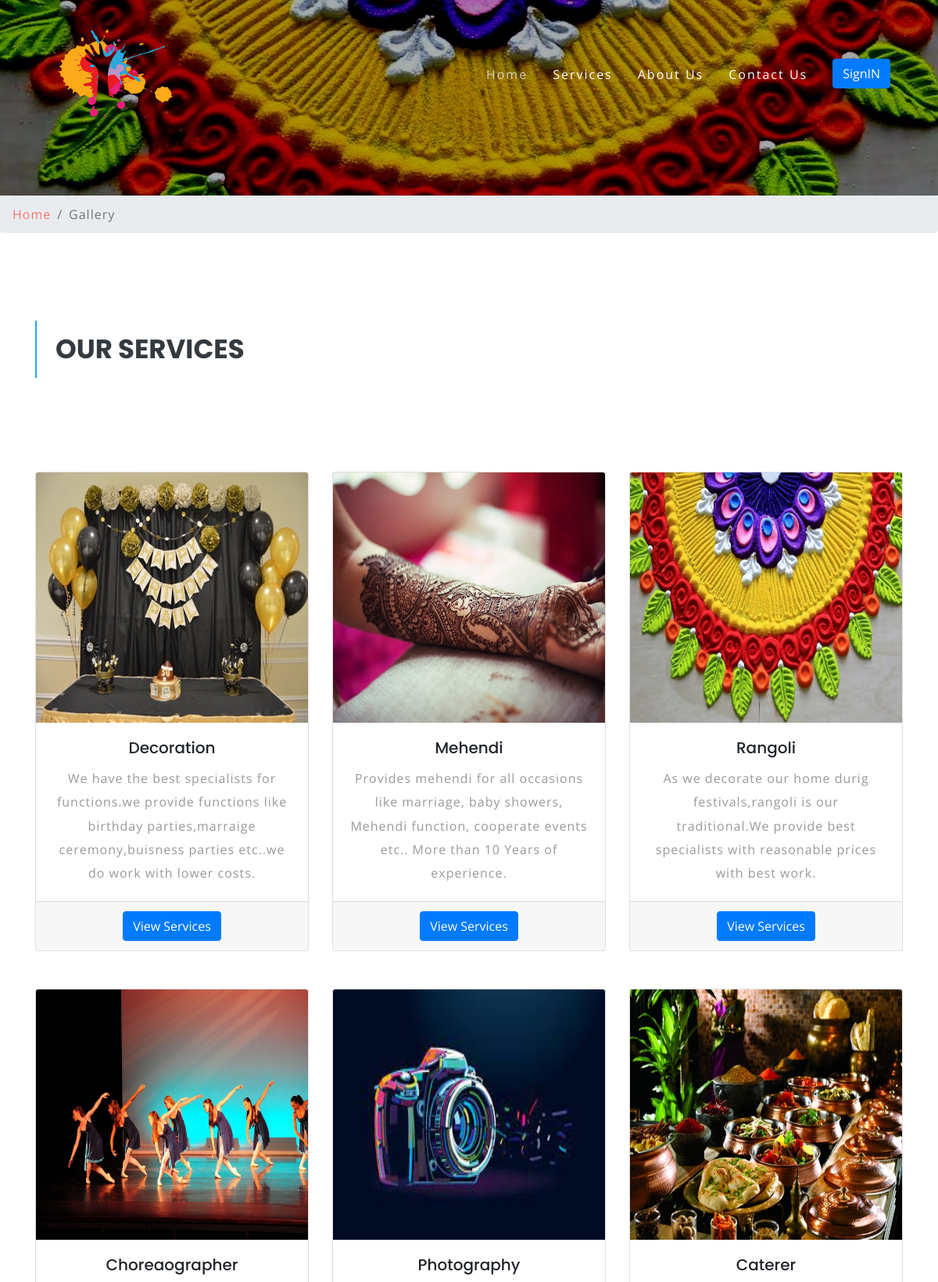
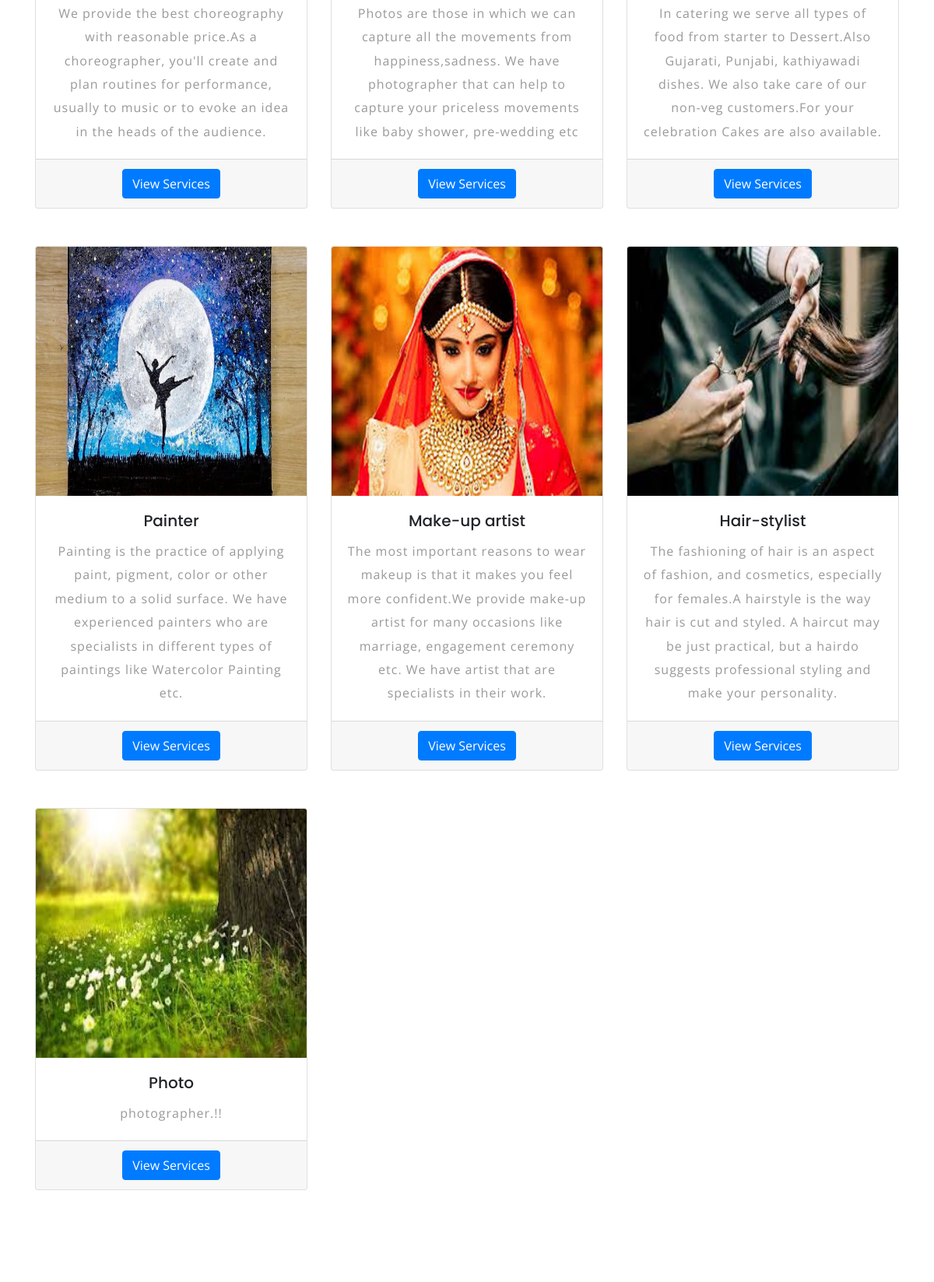
Page /services/ (upper part) on the committed database (2 pictures, top to bottom).
### artist/models.py (models this page shows, shortened)
class Services(models.Model):
	s_id = models.AutoField(primary_key=True)
	service = models.CharField(max_length=100)
	s_image = models.ImageField(upload_to='artist/images')
	description = models.CharField(max_length=255)

### artist/views.py (the view)
# urls.py: path('services/', views.services, name="Services"),
def services(request):
	s = Services.objects.all()
	yes = "no"
	return render(request, 'services.html', {
		'service' : s,
		'yes' : yes,
		})

### artist/templates/services.html (shortened to what this page needs)
{% extends 'basic.html' %}
{% load static %}
{% block body %}
	<div class="banner2-w3ls">
	</div>
	<div class="breadcrumb-agile">
		<nav aria-label="breadcrumb">
			<ol class="breadcrumb">
				<li class="breadcrumb-item">
					<a href="/">Home</a>
				</li>
				<li class="breadcrumb-item active" aria-current="page">Gallery</li>
			</ol>
		</nav>
	</div>
<section class="news-w3ls py-5">
		<div class="container py-xl-5 py-lg-3">
			<div class="row">
				<div class="col-lg-5 agileits_works-grid">
					<h3 class="tittle mb-xl-5 mb-4 text-dark text-uppercase font-weight-bold pl-4 py-3">OUR SERVICES</h3>
				</div>
				<div class="col-lg-7 para-right-title">
					<p class="py-3">
					</p>
				</div>
			</div>
			<div class="row package-grids mt-5">
				{% for i in service %}
				<div class="col-md-4 posts-w3ls my-4">
					<div class="card shadow">
					  <img src="{{ i.s_image.url }}" class="card-img-top" style="height: 40vh;">
					  <div class="card-body text-center">
					    <h5 class="card-title">{{i.service}}</h5>
					    <p class="card-text">{{ i.description }}</p>
					  </div>
					  <div class="card-footer text-center">
					  	<a href="/subservice/{{i.service}}/" class="btn btn-primary">View Services</a>
					  </div>
					</div>
				</div>
				{% endfor %}
			</div>
		</div>
	</section>
{% endblock %}

### artist/static/css/style.css (style rules this page uses)
body { padding: 0; margin: 0; background: #FFF; font-family: 'Open Sans', sans-serif; }
body a { transition: 0.5s all; -webkit-transition: 0.5s all; -moz-transition: 0.5s all; -o-transition: 0.5s all; -ms-transition: 0.5s all; text-decoration: none; }
h1, h2, h3, h4, h5, h6 { margin: 0; padding: 0; font-family: 'Poppins', sans-serif; }
p { margin: 0; padding: 0; font-size: 16px; letter-spacing: 1px; line-height: 1.9; color: #999; font-family: 'Open Sans', sans-serif; }
ul, ol { margin: 0; padding: 0; }
h3.tittle, h2.tittle { font-size: 34px; border-left: 2px solid #22a6f5; }
h3.tittle, h2.tittle span { display: block; }
.banner2-w3ls { background: url(../images/3.jpg) no-repeat center; background-size: cover; -webkit-background-size: cover; -o-background-size: cover; -ms-background-size: cover; -moz-background-size: cover; min-height: 300px; }
.breadcrumb li a { color: #fd7272; }
.breadcrumb li { letter-spacing: 1px; color: #000; }
@media (max-width: 1280px) { .banner2-w3ls { min-height: 250px; } }

### rows in the picture
Services: s_image (picture), service "Decoration", description "We have the best specialists for functions.we provide functions like birthday parties,marraige ceremony,buisness parties etc..we do work with lower costs."
Services: s_image (picture), service "Mehendi", description "Provides mehendi for all occasions like marriage, baby showers, Mehendi function, cooperate events etc.. More than 10 Years of experience."
Services: s_image (picture), service "Rangoli", description "As we decorate our home durig festivals,rangoli is our traditional.We provide best specialists with reasonable prices with best work."
Services: s_image (picture), service "Choreaographer", description "We provide the best choreography with reasonable price.As a choreographer, you'll create and plan routines for performance, usually to music or to evoke an idea in the heads of the audience."
Services: s_image (picture), service "Photography", description "Photos are those in which we can capture all the movements from happiness,sadness. We have photographer that can help to capture your priceless movements like baby shower, pre-wedding etc"
Services: s_image (picture), service "Caterer", description "In catering we serve all types of food from starter to Dessert.Also Gujarati, Punjabi, kathiyawadi dishes. We also take care of our non-veg customers.For your celebration Cakes are also available."
Services: s_image (picture), service "Painter", description "Painting is the practice of applying paint, pigment, color or other medium to a solid surface. We have experienced painters who are specialists in different types of paintings like Watercolor Painting etc."
Services: s_image (picture), service "Make-up artist", description "The most important reasons to wear makeup is that it makes you feel more confident.We provide make-up artist for many occasions like marriage, engagement ceremony etc. We have artist that are specialists in their work."
Services: s_image (picture), service "Hair-stylist", description "The fashioning of hair is an aspect of fashion, and cosmetics, especially for females.A hairstyle is the way hair is cut and styled. A haircut may be just practical, but a hairdo suggests professional styling and make your personality."
Services: s_image (picture), service "Photo", description "photographer.!!"
